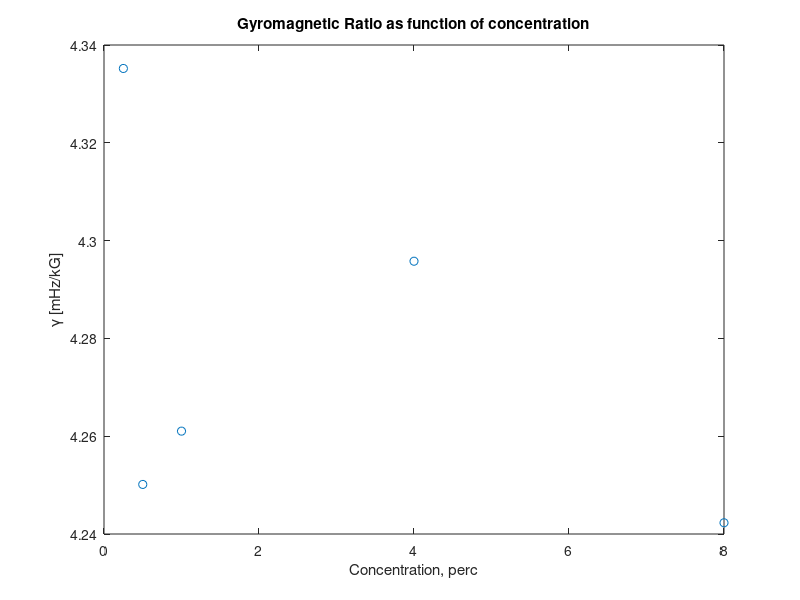

Write the MATLAB code that produced this figure. (Note: this script raises an error after producing the figure.)
%%% NMR Experiment main program %%%%%%%%%%%%%%%%%%%
clear all;
close all;
clc;
 pos = get(0, 'ScreenSize');

%%% Gyromagnetic Ratio calculation

B0 = [3.6 3.56 3.59 3.60 3.53];
freq = [(15.27257+15.27198)/2 (15.29292+15.29306)/2 (15.29660+15.29764)/2 (15.30097+15.30002)/2 (15.30392+15.30260)/2]
gamma = freq./B0;
conc = [8 4 1 0.5 0.25];
h1 = figure('Color', 'white');
plot(conc, gamma, 'o')
title('Gyromagnetic Ratio as function of concentration');
xlabel('Concentration, perc');
ylabel('\gamma [mHz/kG]');
export_fig(h1, 'gmagnet.pdf');


%%%%%%%%%%%%%%%%%%%%%%%%%%%%%%%%%%%%%%%%

T1_list = dir ('T1*.csv');
h0=figure('PaperOrientation', 'landscape','position', pos, 'Color', 'white');
for i=1:length(T1_list)
    [T1_results(i,1), T1_results(i,2), T1_results(i,3), T1_results(i,4)] = T1(T1_list(i).name, i);
end

%%% we are going to plot T_1 as function of concentration
subplot(2,3, i+1);
plot (T1_results(:,4), T1_results(:,2));
title ('T_1 as function of concentration of CuSo_4 ');
xlabel('Concentration, perc');
ylabel('T_1, [msec]');
export_fig(h0, 'T1res.pdf')

T2_star_list = dir ('T2_star*.csv');
h2 = figure('PaperOrientation', 'landscape','position', pos, 'Color', 'white');
for i=1:length(T2_star_list)
    [T2_star_results(i,1), T2_star_results(i,2), T2_star_results(i,3), T2_star_results(i,4)] = T2_star(T2_star_list(i).name, i);
end

%%% we are going to plot T_1 as function of concentration
subplot (2,3,i+1)
plot (T2_star_results(:,4), T2_star_results(:,2), 'o');
title ('{T_2}^* as function of concentration of CuSo_4 ');
xlabel('Concentration, perc');
ylabel('{T_2}^*, [sec]');
export_fig (h2, 'T2starres.pdf');



T2_list = dir ('TT2_*CPMG.csv');
h3 = figure('PaperOrientation', 'landscape','position', pos, 'Color', 'white');
for i=1:length(T2_list)
    [T2_results_CPMG(i,1), T2_results_CPMG(i,2), T2_results_CPMG(i,3), T2_results_CPMG(i,4)] = T2(T2_list(i).name, 1, i);
end

%% Now we'll plot T2 as a function of concentration
subplot (2,3, i+1);
plot (T2_results_CPMG(:,4), T2_results_CPMG(:,2), '-o');
title ('{T_2} (CPMG sequence) as function of concentration of CuSo_4 ');
xlabel('Concentration, perc');
ylabel('{T_2}, [sec]');
export_fig(h3, 'T2_CPMGres.pdf')

T2_CP_list = dir ('TT2_*CP.csv');
h4 = figure('PaperOrientation', 'landscape','position', pos, 'Color', 'white');
for i=1:length(T2_CP_list)
    [T2_results_CP(i,1), T2_results_CP(i,2), T2_results_CP(i,3), T2_results_CP(i,4)] = T2(T2_CP_list(i).name, 0, i);
end
%% Now we'll plot T2 as a function of concentration
subplot (2,3, i+1);
plot (T2_results_CP(:,4), T2_results_CP(:,2), '-o');
title ('{T_2} (CP sequence) as function of concentration of CuSo_4 ');
xlabel('Concentration, perc');
ylabel('{T_2}, [sec]');
export_fig(h4,'T2_CPres.pdf')

Ts_list = dir ('*T2*.csv');
for i = 1:length(Ts_list)
    a(i) = noise_eval(Ts_list(i).name)
end
